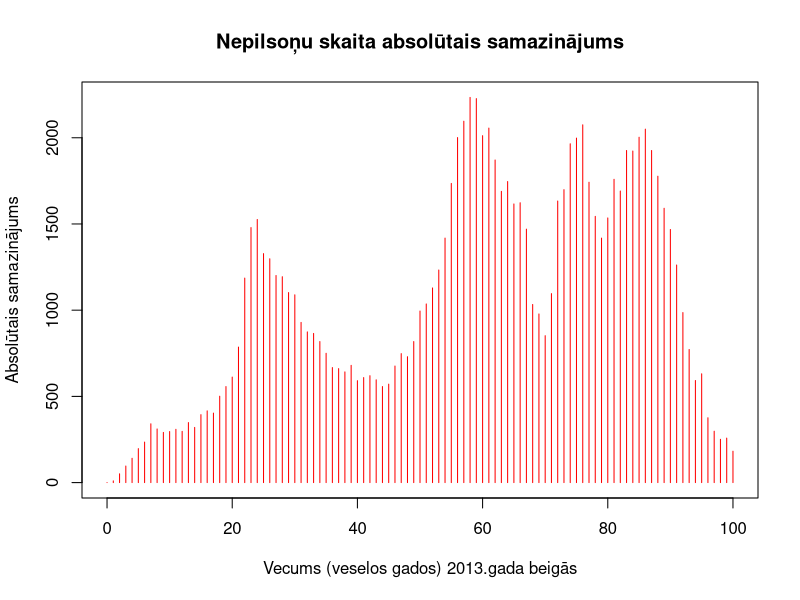
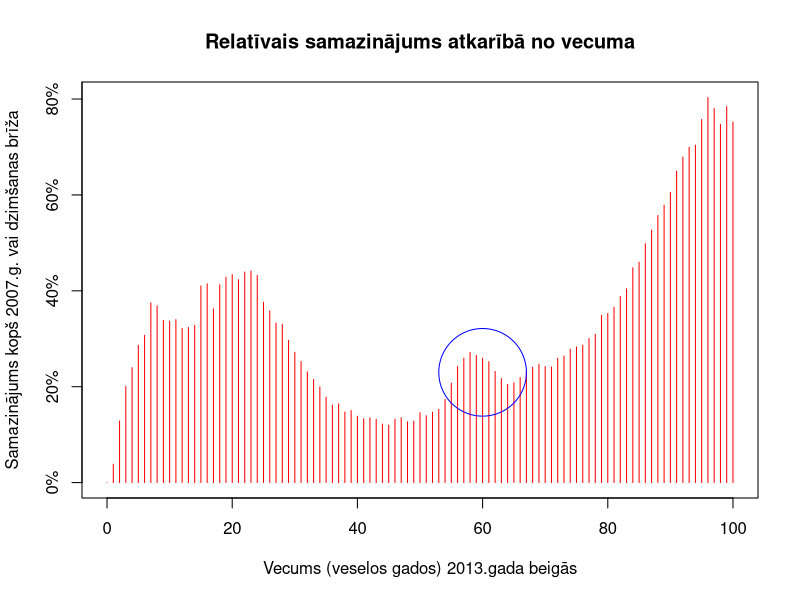

Source code (R) for these figures, in order:
# Set this path to the one that you are using
#setwd("/home/student/java-eim/java-eim-parent/src/site/resources/R/dataproc/demography/")
#source("noncit-load.R")



library("rstudioapi")
setwd(dirname(rstudioapi::getActiveDocumentContext()$path))



#source("noncit-load.R")
dsets <- c("2007-01-01", "2007-07-01", "2008-01-01", "2008-07-01", 
           "2009-01-01", "2009-07-01", "2010-01-01", "2010-07-01", 
           "2011-01-01", "2011-07-01", "2012-01-01", "2012-07-01", 
           "2013-01-01", "2013-07-01")

getYear <- function(x) {
  ddd <- as.numeric(as.Date(x) - as.Date("2007-01-01"))
  round(2007+ddd/365.25, digits=2)
}

df <- read.table("DzGads-VPd-2007_2013.csv", head=TRUE, sep=",")




# draw.circle() needs "plotrix" package
if (!"plotrix" %in% installed.packages()) install.packages("plotrix")
library(plotrix)

# all the ages - starting from birthyear 2013, until birthyear 1914
years <- 2013:1913

# for each birthyear compute the min and max of the noncitizen counts
all_ranges <- sapply(years, function(yyyy) { 
  vv <- df[df$BirthYear == yyyy, "LvNonCitizen"]
  if (yyyy < 2007) { range(vv) }
  else { range(tail(vv,n=max(length(vv)-1,1))) }
})

# compute absolute and relative decreases
decr_abs <- all_ranges[2,] - all_ranges[1,]
decr_rel <- (all_ranges[2,] - all_ranges[1,])/all_ranges[2,]
  
# Absolute decrease of noncitizens (depending on their age)
png("noncit-change-absolute.png", width = 600, height = 450)
plot(0:100, decr_abs, type="h",
  ylab="Absol\u016btais samazin\u0101jums", 
  xlab="Vecums (veselos gados) 2013.gada beig\u0101s", 
  col="red")
title("Nepilso\u0146u skaita absol\u016btais samazin\u0101jums")
dev.off()

# Relative decrease of noncitizens (depending on their age)
png("noncit-change-relative.png", width = 600, height = 450)
plot(0:100, decr_rel, type="h",
  ylab="Samazin\u0101jums kop\u0161 2007.g. vai dzim\u0161anas br\u012B\u017Ea", 
  xlab="Vecums (veselos gados) 2013.gada beig\u0101s",
  axes=FALSE, col="red")
box()
axis(side=1)
axis(side=2, at=pretty(decr_rel), labels=paste0(100*pretty(decr_rel),"%"))
title("Relat\u012Bvais samazin\u0101jums atkar\u012Bb\u0101 no vecuma")
draw.circle(x=60, y=0.23, radius=7, border="blue", lwd=1)
dev.off()
